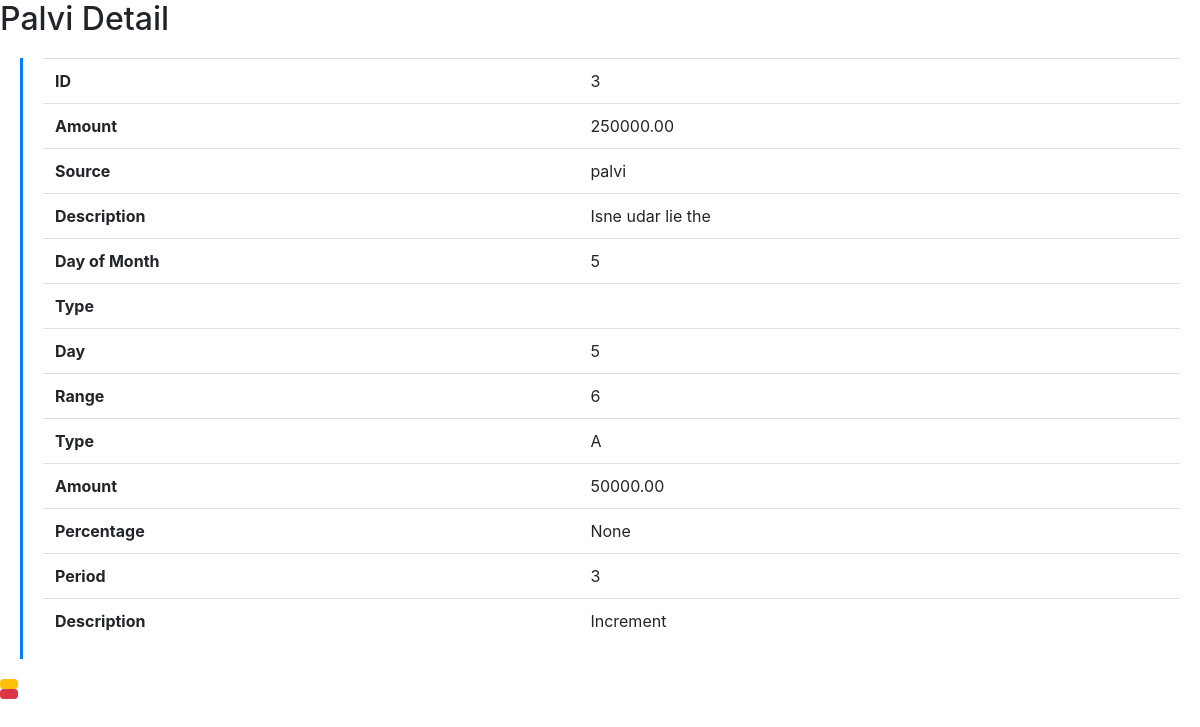
Screenshot of /income/get-income-details/3/ (signed in) with the database file from the repository.
### income/models.py (models this page shows, shortened)
class Income(models.Model):
    user = models.ForeignKey(User, on_delete=models.CASCADE)
    amount = models.DecimalField(max_digits=10, decimal_places=2, default=0.00)
    source = models.CharField(max_length=255)
    description = models.CharField(max_length=255)
    day_of_month = models.PositiveIntegerField()
    class Meta:
        ordering = ['day_of_month']

class VariedRecurringIncome(models.Model):
    re_income = models.OneToOneField(RecurringIncome, on_delete=models.CASCADE, primary_key=True)
    VARIATION_TYPE_CHOICES = [
        ('A', 'Amount'),
        ('P', 'Percentage'),
    ]
    variation_type = models.CharField(max_length=1, choices=VARIATION_TYPE_CHOICES, blank=True, null=True)
    variation_amount = models.DecimalField(max_digits=10, decimal_places=2, blank=True, null=True)
    variation_percentage = models.DecimalField(max_digits=5, decimal_places=2, blank=True, null=True)
    variation_period = models.PositiveIntegerField(blank=True, null=True)
    variation_description = models.CharField(max_length=255, blank=True, null=True)

### income/views.py (the view)
# urls.py: path('get-income-details/<int:income_id>/', get_income_details, name='get-income-details'),
@login_required_view
def get_income_details(request, income_id):
    income = get_object_or_404(Income, id=income_id, user=request.user)
    recurring_income, varied_recurring_income = get_recurring_income_details(income)
    allincome = {
        'income': None,
        'recurring_income': None,
        'varied_recurring_income': None,
    }
    if income:
        allincome['income'] = {
            'id': income.id,
            'amount': income.amount,
            'source': income.source,
            'description': income.description,
            'day_of_month': income.day_of_month,
        }
        if recurring_income:
            allincome['recurring_income'] = {
                'recurring_type': recurring_income.recurring_type,
                'recurring_day': recurring_income.recurring_day,
                'recurring_range': recurring_income.recurring_range,
            }
        if varied_recurring_income:
            allincome['varied_recurring_income'] = {
                'variation_type': varied_recurring_income.variation_type,
                'variation_amount': varied_recurring_income.variation_amount,
                'variation_percentage': varied_recurring_income.variation_percentage,
                'variation_period': varied_recurring_income.variation_period,
                'variation_description': varied_recurring_income.variation_description,
            }
    return render(request, 'income/income-detail.html', {'allincome': allincome})

### income/views.py (called while the page is built)
def get_recurring_income_details(income):
    recurring_income = RecurringIncome.objects.filter(income=income).first()
    varied_recurring_income = (
        VariedRecurringIncome.objects.filter(re_income__income=income).first()
        if recurring_income
        else None
    )
    return recurring_income, varied_recurring_income

### income/templates/income/income-detail.html (shortened to what this page needs)
{% load static %}
<link rel="stylesheet" href="https://stackpath.bootstrapcdn.com/bootstrap/4.3.1/css/bootstrap.min.css">
{% if allincome.income.id is not None %}
    <h2>{{ allincome.income.source|title }} Detail</h2>
{% else %}
    <h2>Default Source Detail</h2>
{% endif %}
<div class="details-container">
    <table class="table thead-dark">
        <tbody>
            <tr>
                <td><strong>ID</strong></td>
                <td>{{ allincome.income.id|default_if_none:"0" }}</td>
            </tr>
            <tr>
                <td><strong>Amount</strong></td>
                <td>{{ allincome.income.amount }}</td>
            </tr>
            <tr>
                <td><strong>Source</strong></td>
                <td>{{ allincome.income.source }}</td>
            </tr>
            <tr>
                <td><strong>Description</strong></td>
                <td>{{ allincome.income.description }}</td>
            </tr>
            <tr>
                <td><strong>Day of Month</strong></td>
                <td>{{ allincome.income.day_of_month }}</td>
            </tr>
            {% if allincome.recurring_income %}
                <tr>
                    <td><strong>Type</strong></td>
                    <td>{{ allincome.recurring_income.get_recurring_type_display }}</td>
                </tr>
                <tr>
                    <td><strong>Day</strong></td>
                    <td>{{ allincome.recurring_income.recurring_day }}</td>
                </tr>
                <tr>
                    <td><strong>Range</strong></td>
                    <td>{{ allincome.recurring_income.recurring_range }}</td>
                </tr>
            {% endif %}
            {% if allincome.varied_recurring_income %}
                <tr>
                    <td><strong>Type</strong></td>
                    <td>{{ allincome.varied_recurring_income.variation_type }}</td>
                </tr>
                <tr>
                    <td><strong>Amount</strong></td>
                    <td>{{ allincome.varied_recurring_income.variation_amount }}</td>
                </tr>
                <tr>
                    <td><strong>Percentage</strong></td>
                    <td>{{ allincome.varied_recurring_income.variation_percentage }}</td>
                </tr>
                <tr>
                    <td><strong>Period</strong></td>
                    <td>{{ allincome.varied_recurring_income.variation_period }}</td>
                </tr>
                <tr>
                    <td><strong>Description</strong></td>
                    <td>{{ allincome.varied_recurring_income.variation_description }}</td>
                </tr>
            {% endif %}
        </tbody>
    </table>
</div>
<div class="buttons-container">
    <div>
        <button type="button" class="btn btn-warning btn-sm"><a href="{% url 'add-all' allincome.income.id|default_if_none:'0'  %}" class="btn-link"></a></button>
        <form id="delete-form" method="post"action="{% url 'delete-income' allincome.income.id|default_if_none:'0' %}" onsubmit="return confirmDelete()">
            <button type="submit" class="btn btn-danger btn-sm"></button>
        </form>
    </div>
</div>

### income/templates/income/income-detail.html (style rules this page uses)
.details-container { display: flex; justify-content: space-between; margin: 20px; border-left: 3px solid #007bff; padding-left: 20px; }

### rows the page displays
Income: income.source "Palvi", income.amount "250000.00", income.source "palvi", income.description "Isne udar lie the"
VariedRecurringIncome: varied_recurring_income.variation_amount "50000.00", varied_recurring_income.variation_description "Increment"

### other values shown
{{ allincome.income.id|default_if_none:"0" }} "3"
{{ allincome.income.day_of_month }} "5"
{{ allincome.recurring_income.recurring_day }} "5"
{{ allincome.recurring_income.recurring_range }} "6"
{{ allincome.varied_recurring_income.variation_type }} "A"
{{ allincome.varied_recurring_income.variation_percentage }} "None"
{{ allincome.varied_recurring_income.variation_period }} "3"
